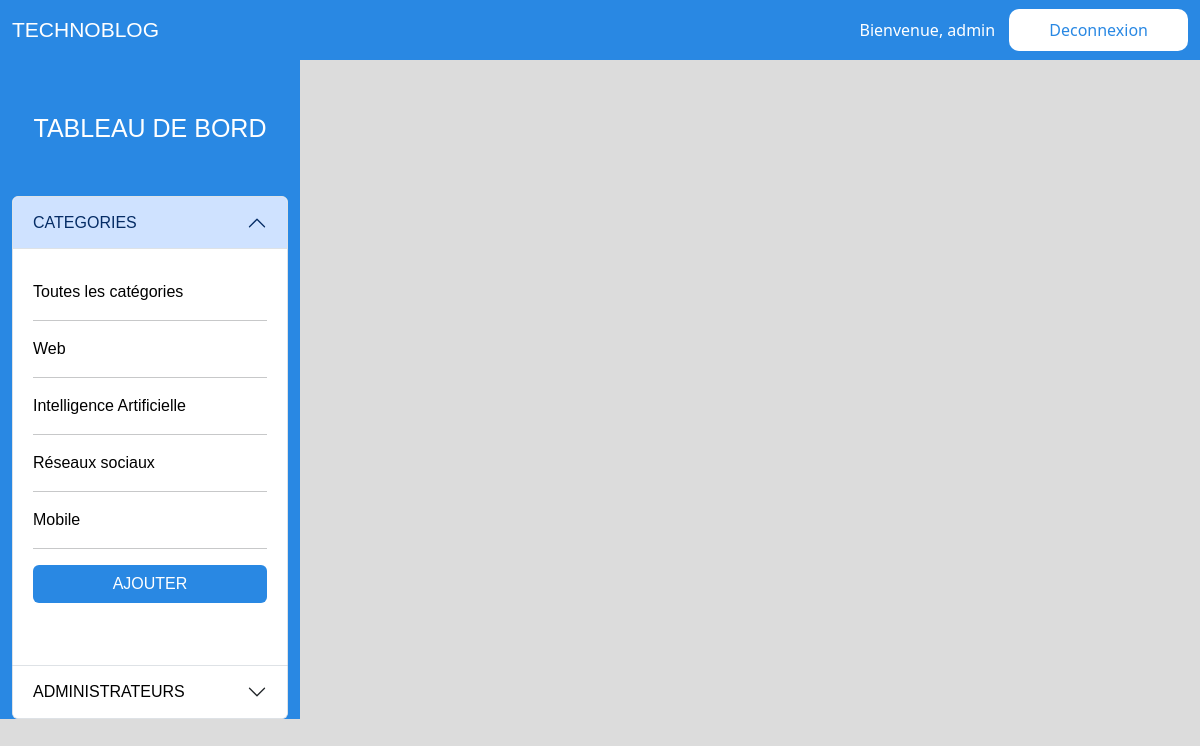
Page /site/admin/dashboard-header.php on the committed database.
### tables this page shows
CREATE TABLE `categories` (
  `id` int(11) NOT NULL,
  `nom` varchar(255) DEFAULT NULL,
  `date_creation` datetime DEFAULT NULL
);

### site/admin/dashboard-header.php (the view, shortened to what this page needs)
<!DOCTYPE html>
<html lang="en">
<head>
    <link href="https://cdn.jsdelivr.net/npm/bootstrap@5.3.2/dist/css/bootstrap.min.css" rel="stylesheet">
    <link rel="stylesheet" href="css/style-admin.css">
</head>
<body>
    <div class="container-fluid text-center">
        <div class="row">
            <div class="col-sm-12" id="haut-page">
                <span class="nom-blog">TECHNOBLOG</span> <span>Bienvenue, <?php
                if(isset($_SESSION['prenom'], $_SESSION['nom'])){
                    echo $_SESSION['prenom'] . " " . $_SESSION['nom'] ;
                } else {
                    echo 'admin';
                }
                 ?>
                    <a href="deconnexion.php" class="button"> Deconnexion</a>
                </span>
            </div>
            <div class="col-sm-3" id="cote">
                <a class="dashboardName" href="dashboard.php">TABLEAU DE BORD</a>
                <div class="accordion mt-5" id="accordionPanelsStayOpenExample">
                    <div class="accordion-item">
                        <h2 class="accordion-header">
                            <button class="accordion-button" type="button" data-bs-toggle="collapse" data-bs-target="#panelsStayOpen-collapseOne" aria-expanded="true" aria-controls="panelsStayOpen-collapseOne">
                                CATEGORIES
                            </button>
                        </h2>
                        <div id="panelsStayOpen-collapseOne" class="accordion-collapse collapse show">
                            <div class="accordion-body">
                                <ul>
                                <li><a href="dashboard.php" class="text-categorie">Toutes les catégories</a></li>
                                    <hr>
                                    <?php
                                    $sql = "SELECT id, nom FROM categories";
                                    $conn = new PDO('mysql:host=localhost;dbname=creatix', 'root', '');
                                    $request = $conn->query($sql);
                                    while ($data = $request->fetch()) {
                                    ?>
                                        <li><a href="categorie.php?id=<?= $data['id'] ?>" class="text-categorie"><?= stripslashes($data['nom']) ?></a></li>
                                        <hr>
                                    <?php
                                    }
                                    ?>
                                    <li> <button type="button" class="btn menu-button"><a href="creer-categorie.php">AJOUTER</a></button>
                                    </li>
                                </ul>
                            </div>
                        </div>
                    </div>
                    <div class="accordion-item">
                        <h2 class="accordion-header">
                            <button class="accordion-button collapsed" type="button" data-bs-toggle="collapse" data-bs-target="#panelsStayOpen-collapseTwo" aria-expanded="false" aria-controls="panelsStayOpen-collapseTwo">
                               <a href="admins.php">ADMINISTRATEURS</a>
                            </button>
                        </h2>
                    </div>
                </div>
            </div>

### site/admin/css/style-admin.css (style rules this page uses)
body { margin: 0; padding: 0; background-color: gainsboro; }
li { list-style-type: none; margin-bottom: 15px; }
ul { padding-top: 15px; background-color: #ffffff; padding-bottom: 15px; padding-left: 0px; }
a { color: black; text-decoration: none; }
.dashboardName { color: #fff; font-size: 25px; }
button { width: 200px; }
#haut-page { background-color: #2988E3; height: 60px; color: white; display: flex; align-items: center; justify-content: space-between; }
#cote { background-color: #2988E3; color: white; font-family: 'Trebuchet MS', 'Lucida Sans Unicode', 'Lucida Grande', 'Lucida Sans', Arial, sans-serif; padding-top: 50px; }
.nom-blog { font-family: Provicali, sans-serif; font-size: 21px; }
.text-categorie { text-align: center; }
.accordion-body li { text-align: start; }
.menu-button { color: white; background-color: #2988E3; width: 100%; }
.menu-button a { color: white; }
.button { border-radius: 10px; padding: 10px 40px; border: none; color: #2988E3; margin-left: 10px; background-color: #fff; }

### rows in the picture
categories: nom "Web"
categories: nom "Intelligence Artificielle"
categories: nom "Réseaux sociaux"
categories: nom "Mobile"
